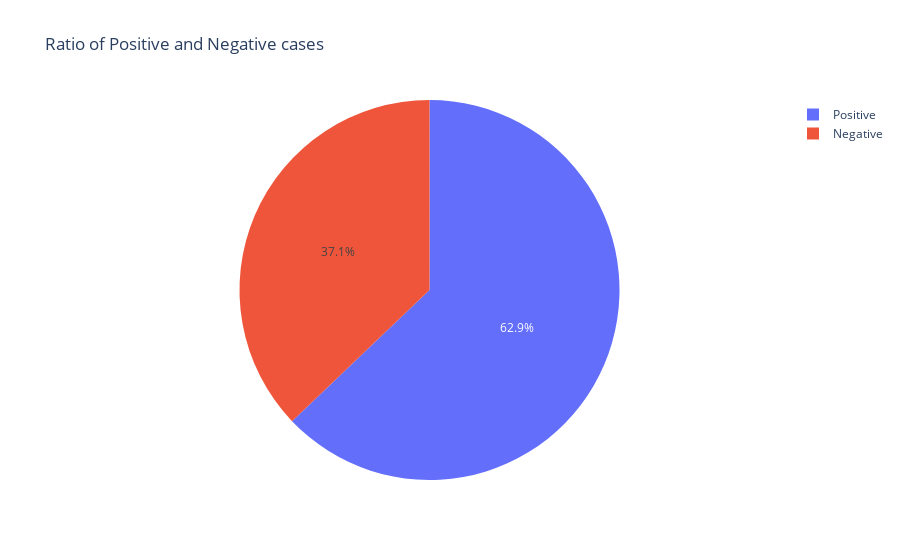

Source (notebook cell):
### Code cell
clspi = px.pie(Diabetes, values='Age', names='class', title= "Ratio of Positive and Negative cases")
clspi.show()

### Figure 1 — Plotly figure (JSON) as saved in the notebook; plotly's stock layout.template omitted (floating-point values rounded to 4 significant figures; data arrays with more than 128 entries replaced by an {"elided": "..."} marker saying what was removed)
{"data": [{"domain": {"x": [0, 1], "y": [0, 1]}, "hovertemplate": "class=%{label}<br>Age=%{value}<extra></extra>", "labels": {"elided": "520 str values"}, "legendgroup": "", "name": "", "showlegend": true, "type": "pie", "values": {"elided": "520 int values"}}], "layout": {"legend": {"tracegroupgap": 0}, "title": {"text": "Ratio of Positive and Negative cases"}}}
